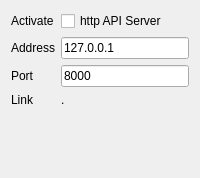
              <widget class="QWidget" name="tab_12">
               <attribute name="title">
                <string>REST API (http server)</string>
               </attribute>
               <layout class="QGridLayout" name="gridLayout_73">
                <item row="3" column="0">
                 <spacer name="verticalSpacer_10">
                  <property name="orientation">
                   <enum>Qt::Orientation::Vertical</enum>
                  </property>
                  <property name="sizeHint" stdset="0">
                   <size>
                    <width>20</width>
                    <height>40</height>
                   </size>
                  </property>
                 </spacer>
                </item>
                <item row="0" column="0">
                 <layout class="QGridLayout" name="gridLayout_72">
                  <item row="2" column="1">
                   <widget class="QLineEdit" name="lineEdit_httpAddr">
                    <property name="sizePolicy">
                     <sizepolicy hsizetype="Minimum" vsizetype="Fixed">
                      <horstretch>0</horstretch>
                      <verstretch>0</verstretch>
                     </sizepolicy>
                    </property>
                    <property name="text">
                     <string>127.0.0.1</string>
                    </property>
                   </widget>
                  </item>
                  <item row="1" column="0">
                   <widget class="QLabel" name="label_100">
                    <property name="text">
                     <string>Activate</string>
                    </property>
                   </widget>
                  </item>
                  <item row="3" column="1">
                   <widget class="QLineEdit" name="lineEdit_httpPort">
                    <property name="sizePolicy">
                     <sizepolicy hsizetype="Minimum" vsizetype="Fixed">
                      <horstretch>0</horstretch>
                      <verstretch>0</verstretch>
                     </sizepolicy>
                    </property>
                    <property name="text">
                     <string>8000</string>
                    </property>
                   </widget>
                  </item>
                  <item row="2" column="0">
                   <widget class="QLabel" name="label_44">
                    <property name="text">
                     <string>Address</string>
                    </property>
                   </widget>
                  </item>
                  <item row="4" column="1">
                   <widget class="QLabel" name="label_httpLink">
                    <property name="text">
                     <string>.</string>
                    </property>
                   </widget>
                  </item>
                  <item row="4" column="0">
                   <widget class="QLabel" name="label_102">
                    <property name="text">
                     <string>Link</string>
                    </property>
                   </widget>
                  </item>
                  <item row="1" column="1">
                   <widget class="QCheckBox" name="checkBox_httpServer">
                    <property name="text">
                     <string>http API Server</string>
                    </property>
                   </widget>
                  </item>
                  <item row="3" column="0">
                   <widget class="QLabel" name="label_99">
                    <property name="text">
                     <string>Port</string>
                    </property>
                   </widget>
                  </item>
                  <item row="5" column="1">
                   <spacer name="horizontalSpacer_23">
                    <property name="orientation">
                     <enum>Qt::Orientation::Horizontal</enum>
                    </property>
                    <property name="sizeHint" stdset="0">
                     <size>
                      <width>40</width>
                      <height>20</height>
                     </size>
                    </property>
                   </spacer>
                  </item>
                 </layout>
                </item>
               </layout>
              </widget>
